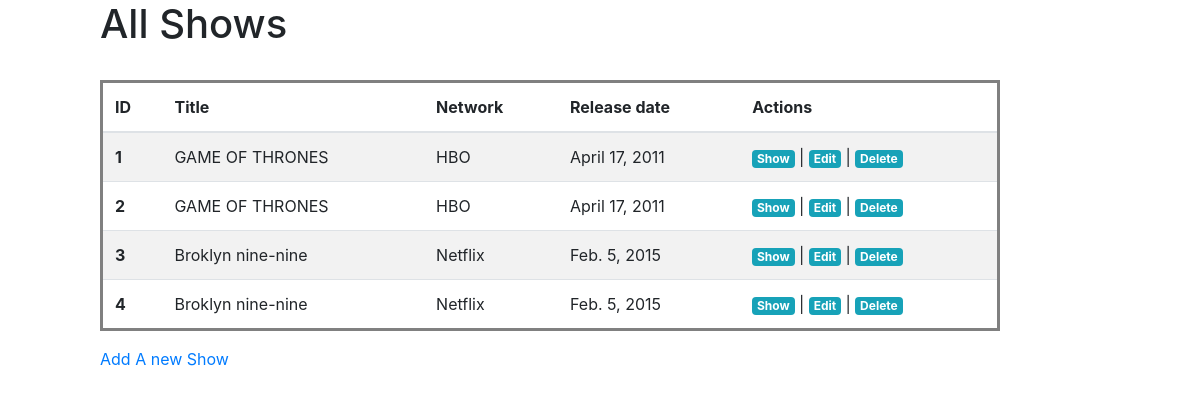
The app's page /shows, older data.
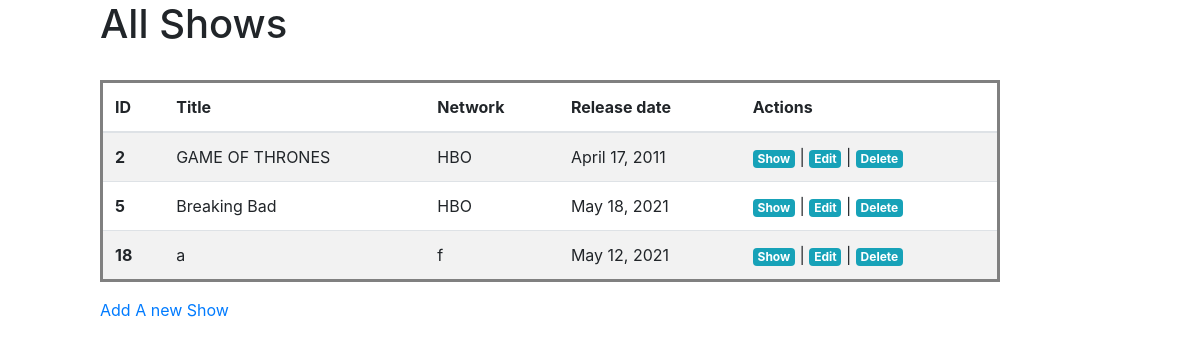
The same page, newer data.
### semiapp/models.py (models this page shows)
class TV(models.Model):
    Title=models.CharField(max_length=255)
    Network=models.CharField(max_length=255)
    Release_date= models.DateField()
    Description = models.TextField()
    created_at = models.DateTimeField(auto_now_add=True)
    updated_at= models.DateTimeField(auto_now=True)
    objects = BlogManager()

### semiapp/views.py (the view)
# urls.py: path('shows', views.ALLshowss),
def ALLshowss(request):
    context={'allshows':AllShowsmodels()}
    return render(request,'Allshow.html',context)

### semiapp/models.py (called while the page is built)
def AllShowsmodels():
    tvshow = TV.objects.all()
    return tvshow

### semiapp/templates/Allshow.html (shortened to what this page needs)
<!DOCTYPE html>
<html lang="en">
<head>
    <link rel="stylesheet" href="https://stackpath.bootstrapcdn.com/bootstrap/4.3.1/css/bootstrap.min.css"
>
</head>
<body style="padding-left: 100px;">
    <div style="width: 900px; height: 150px;">
        <h1>All Shows</h1> <br>
    <table style="border-style:solid;" class="table table-striped">
        <thead>
        <tr>
            <th scope="col">ID</th>
            <th scope="col">Title</th>
            <th scope="col">Network</th>
            <th scope="col">Release date</th>
            <th scope="col">Actions</th>
        </tr>
        </thead>
        <tbody>
            {% for shows in allshows %}
        <tr>
            <th scope="row">{{shows.id}}</th>
            <td>{{shows.Title}}</td>
            <td>{{shows.Network}}</td>
            <td>{{shows.Release_date}}</td>
            <td><a href="http://localhost:8000/show/{{shows.id}}" class="badge badge-info">Show</a> |
                <a href="http://localhost:8000/shows/{{shows.id}}/edit" class="badge badge-info">Edit</a> |
                <a href="http://localhost:8000/delete/{{shows.id}}" class="badge badge-info">Delete</a>
            </td>
        </tr>
        {% endfor %}
    </table>
    <a href="http://localhost:8000/shows/new">Add A new Show</a>
    </div>
</body>
</html>

Row changes from the older to the newer data that the page shows:
removed TV: id "1", Title "GAME OF THRONES", Network "HBO", Release_date "April 17, 2011"
removed TV: id "3", Title "Broklyn nine-nine", Network "Netflix", Release_date "Feb. 5, 2015"
removed TV: id "4", Title "Broklyn nine-nine", Network "Netflix", Release_date "Feb. 5, 2015"
added TV: id "5", Title "Breaking Bad", Network "HBO", Release_date "May 18, 2021"
added TV: id "18", Title "a", Network "f", Release_date "May 12, 2021"
